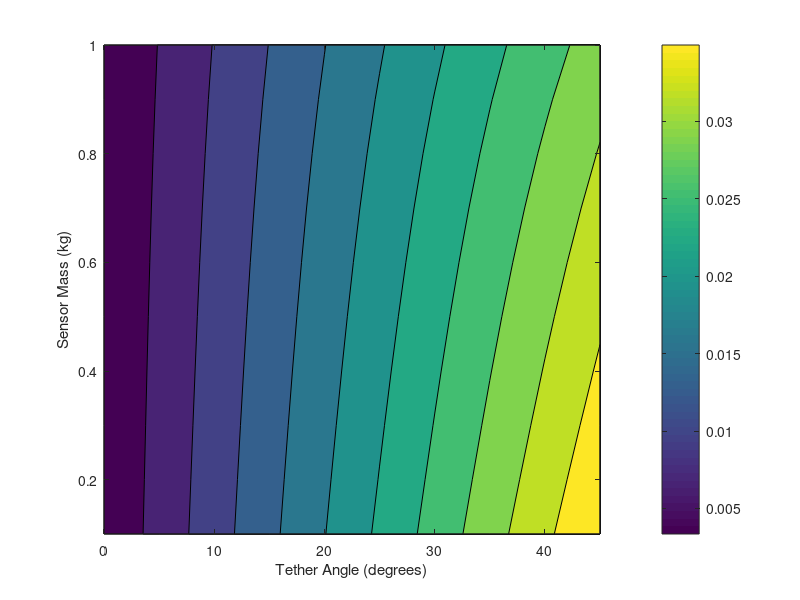

This chart was generated by the following MATLAB code:
%MACH Sensor Wing sizing code
%Keep Span constant
%Vary theta
%Vary chord
%All dimensions in inches.
in2m = 0.0254;
b = 8*in2m;
steps = 1000;
thetaSteps = 10;
sensorMassSteps = 10;
thetaRange = [0, 45];
theta = linspace(thetaRange(1), thetaRange(2), 10);
sensorMassRange = [0.1, 1]; %kg
sensorMass = linspace(sensorMassRange(1), sensorMassRange(2), 10);
CL_Cruise = 0.5;

wing_ref_area = zeros(thetaSteps, sensorMassSteps);
for i = 1:thetaSteps
    for j = 1:sensorMassSteps
        wing_ref_area(i,j) = b*1.5*in2m;
    end
end
AR = b^2./wing_ref_area;
e = 0.8;
v = 29;
CD_0 = 0.06;
rho = 1.225;

for i = 1:length(theta)
    for j = 1:length(sensorMass)
        for iter = 1:steps
            
            
            %Calculate guess for lift based on current wing area
            L = 1/2*rho*v^2*wing_ref_area(i,j)*CL_Cruise;
            
            %Calculate drag from craft
            D = 1/2*rho*v^2*wing_ref_area(i,j)*CD_0 + 2*L^2/(rho*v^2*wing_ref_area(i,j)*pi*AR(i,j)*e);
            
            %Tcos(theta) = D
            %Tsin(theta) + Lreq = mg
            
            T = D/cosd(theta(i));
            Lreq = sensorMass(j)*9.81 - T*sind(theta(i));
            
            if Lreq < 0
                wing_ref_area(i,j) = 0;
                break
            end
            
            wing_ref_area_req = 2*Lreq/(rho*v^2*CL_Cruise);
            
            wing_ref_area_err = wing_ref_area_req - wing_ref_area(i,j);
            
            if (abs(wing_ref_area_err) <= 1e-8)
                fprintf("Converged after %d iterations \n", iter);
                break
            end
            
            wing_ref_area(i,j) = wing_ref_area(i,j) + 0.1*wing_ref_area_err;
            AR(i,j) = b^2/wing_ref_area(i,j);
        end
    end
end

[X, Y] = meshgrid(theta, sensorMass);
contourf(X, Y, wing_ref_area);
colorbar;
xlabel('Tether Angle (degrees)');
ylabel('Sensor Mass (kg)');